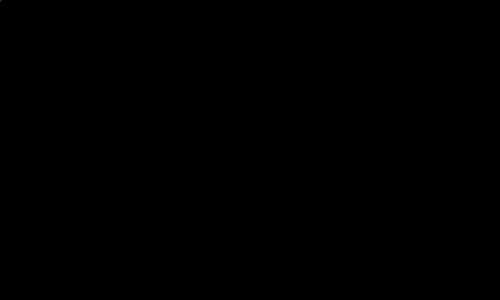
Frame 1 (no input)
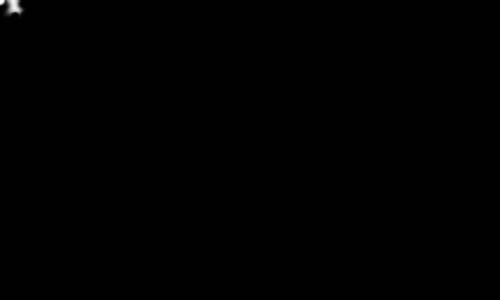
Frame 60 (the mouse pressed at the canvas centre just before this capture)
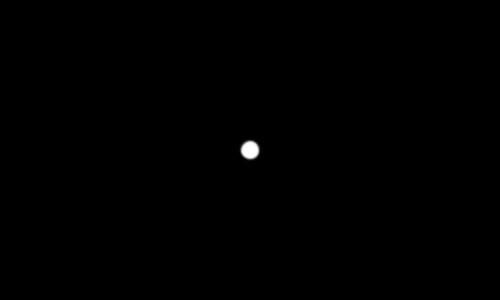
Frame 120 (the mouse held since frame 60 and released just before this capture)

The Processing sketch that drew these frames (run headless with seeded random() and noise(); from frame 60 on, the mouse is pressed at the canvas centre):

// Processing sketch: processing_3839
// ── processing_3839.pde

int e=1;
void setup(){
size(500,300);
background(0);}
void draw(){fill(0);for(int i=0;i<500;i++){ellipse(i,random(300),9,9);}fill(255);if(e<=50){e++;}else{e=1;}ellipse(mouseX,mouseY,e,e);filter(BLUR);}
